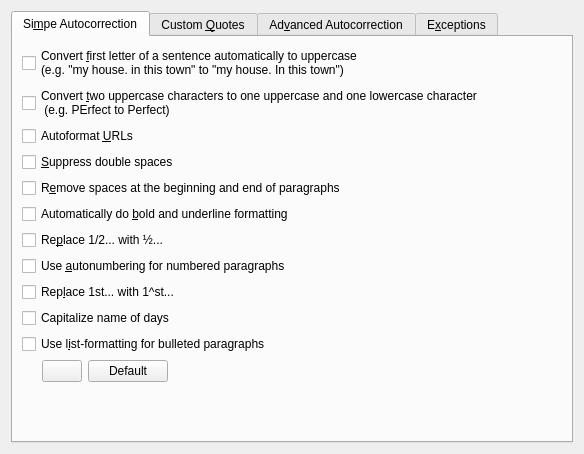
<ui version="4.0" >
 <class>AutocorrectConfig</class>
 <widget class="QWidget" name="AutocorrectConfig" >
  <property name="geometry" >
   <rect>
    <x>0</x>
    <y>0</y>
    <width>584</width>
    <height>454</height>
   </rect>
  </property>
  <property name="windowTitle" >
   <string>Autocorrection</string>
  </property>
  <layout class="QVBoxLayout" >
   <item>
    <widget class="QTabWidget" name="tabWidget" >
     <property name="currentIndex" >
      <number>0</number>
     </property>
     <widget class="QWidget" name="tab_1" >
      <attribute name="title" >
       <string>Si&amp;mpe Autocorrection</string>
      </attribute>
      <layout class="QVBoxLayout" >
       <item>
        <widget class="QCheckBox" name="upperCase" >
         <property name="whatsThis" >
          <string>Detect when a new sentence is started and always ensure that the first character is an uppercase character</string>
         </property>
         <property name="text" >
          <string>Convert &amp;first letter of a sentence automatically to uppercase
(e.g. "my house. in this town" to "my house. In this town")</string>
         </property>
        </widget>
       </item>
       <item>
        <widget class="QCheckBox" name="upperUpper" >
         <property name="toolTip" >
          <string/>
         </property>
         <property name="whatsThis" >
          <string>All words are checked for the common mistake of holding the shift key down a bit too long. If some words must have two uppercase characters, then those exceptions should be added in the 'Exceptions' tab.</string>
         </property>
         <property name="text" >
          <string>Convert &amp;two uppercase characters to one uppercase and one lowercase character
 (e.g. PErfect to Perfect)</string>
         </property>
        </widget>
       </item>
       <item>
        <widget class="QCheckBox" name="autoFormatUrl" >
         <property name="whatsThis" >
          <string>Detect when a URL (Uniform Resource Locator) is typed and provide formatting that matches the way an Internet browser would show a URL.</string>
         </property>
         <property name="text" >
          <string>Autoformat &amp;URLs</string>
         </property>
        </widget>
       </item>
       <item>
        <widget class="QCheckBox" name="ignoreDoubleSpace" >
         <property name="whatsThis" >
          <string>Make sure that more than one space cannot be typed, as this is a common mistake which is quite hard to find in formatted text.</string>
         </property>
         <property name="text" >
          <string>&amp;Suppress double spaces</string>
         </property>
        </widget>
       </item>
       <item>
        <widget class="QCheckBox" name="trimParagraphs" >
         <property name="whatsThis" >
          <string>Keep correct formatting and indenting of sentences by automatically removing spaces typed at the beginning and end of a paragraph.</string>
         </property>
         <property name="text" >
          <string>R&amp;emove spaces at the beginning and end of paragraphs</string>
         </property>
        </widget>
       </item>
       <item>
        <widget class="QCheckBox" name="autoChangeFormat" >
         <property name="whatsThis" >
          <string>When you use _underline_ or *bold*, the text between the underscores or asterisks will be converted to underlined or bold text.</string>
         </property>
         <property name="text" >
          <string>Automatically do &amp;bold and underline formatting</string>
         </property>
        </widget>
       </item>
       <item>
        <widget class="QCheckBox" name="autoReplaceNumber" >
         <property name="whatsThis" >
          <string>Most standard fraction notations will be converted when available</string>
         </property>
         <property name="text" >
          <string>Re&amp;place 1/2... with ½...</string>
         </property>
        </widget>
       </item>
       <item>
        <widget class="QCheckBox" name="useNumberStyle" >
         <property name="whatsThis" >
          <string>When typing '1)' or similar in front of a paragraph, automatically convert the paragraph to use that numbering style. This has the advantage that further paragraphs will also be numbered and the spacing is done correctly.</string>
         </property>
         <property name="text" >
          <string>Use &amp;autonumbering for numbered paragraphs</string>
         </property>
        </widget>
       </item>
       <item>
        <widget class="QCheckBox" name="autoSuperScript" >
         <property name="text" >
          <string>Rep&amp;lace 1st... with 1^st...</string>
         </property>
        </widget>
       </item>
       <item>
        <widget class="QCheckBox" name="capitalizeDaysName" >
         <property name="text" >
          <string>Capitalize name of days</string>
         </property>
        </widget>
       </item>
       <item>
        <widget class="QCheckBox" name="useBulletStyle" >
         <property name="whatsThis" >
          <string>When typing '*' or '-' in front of a paragraph, automatically convert the paragraph to use that list-style. Using a list-style formatting means that a correct bullet is used to draw the list.</string>
         </property>
         <property name="text" >
          <string>Use l&amp;ist-formatting for bulleted paragraphs</string>
         </property>
        </widget>
       </item>
       <item>
        <layout class="QHBoxLayout" >
         <property name="leftMargin" >
          <number>20</number>
         </property>
         <item>
          <widget class="QPushButton" name="bulletStyle" >
           <property name="sizePolicy" >
            <sizepolicy vsizetype="Fixed" hsizetype="Fixed" >
             <horstretch>0</horstretch>
             <verstretch>0</verstretch>
            </sizepolicy>
           </property>
           <property name="text" >
            <string/>
           </property>
          </widget>
         </item>
         <item>
          <widget class="QPushButton" name="defaultBulletStyle" >
           <property name="sizePolicy" >
            <sizepolicy vsizetype="Fixed" hsizetype="Fixed" >
             <horstretch>0</horstretch>
             <verstretch>0</verstretch>
            </sizepolicy>
           </property>
           <property name="text" >
            <string>Default</string>
           </property>
          </widget>
         </item>
         <item>
          <spacer>
           <property name="orientation" >
            <enum>Qt::Horizontal</enum>
           </property>
           <property name="sizeHint" >
            <size>
             <width>40</width>
             <height>20</height>
            </size>
           </property>
          </spacer>
         </item>
        </layout>
       </item>
       <item>
        <spacer>
         <property name="orientation" >
          <enum>Qt::Vertical</enum>
         </property>
         <property name="sizeHint" >
          <size>
           <width>20</width>
           <height>40</height>
          </size>
         </property>
        </spacer>
       </item>
      </layout>
     </widget>
     <widget class="QWidget" name="tab_2" >
      <attribute name="title" >
       <string>Custom &amp;Quotes</string>
      </attribute>
      <layout class="QGridLayout" >
       <item row="0" column="0" colspan="2" >
        <widget class="QCheckBox" name="typographicDoubleQuotes" >
         <property name="text" >
          <string>Replace &amp;double quotes with typographical quotes</string>
         </property>
        </widget>
       </item>
       <item row="1" column="0" >
        <layout class="QHBoxLayout" >
         <property name="spacing" >
          <number>0</number>
         </property>
         <property name="leftMargin" >
          <number>20</number>
         </property>
         <item>
          <widget class="QPushButton" name="doubleQuote1" >
           <property name="text" >
            <string/>
           </property>
          </widget>
         </item>
         <item>
          <widget class="QPushButton" name="doubleQuote2" >
           <property name="text" >
            <string/>
           </property>
          </widget>
         </item>
        </layout>
       </item>
       <item row="1" column="1" >
        <layout class="QHBoxLayout" >
         <item>
          <widget class="QPushButton" name="doubleDefault" >
           <property name="text" >
            <string>Default</string>
           </property>
          </widget>
         </item>
         <item>
          <spacer>
           <property name="orientation" >
            <enum>Qt::Horizontal</enum>
           </property>
           <property name="sizeHint" >
            <size>
             <width>40</width>
             <height>20</height>
            </size>
           </property>
          </spacer>
         </item>
        </layout>
       </item>
       <item row="2" column="0" colspan="2" >
        <widget class="QCheckBox" name="typographicSimpleQuotes" >
         <property name="text" >
          <string>Replace &amp;single quotes with typographical quotes</string>
         </property>
        </widget>
       </item>
       <item row="3" column="0" >
        <layout class="QHBoxLayout" >
         <property name="spacing" >
          <number>0</number>
         </property>
         <property name="leftMargin" >
          <number>20</number>
         </property>
         <item>
          <widget class="QPushButton" name="simpleQuote1" >
           <property name="text" >
            <string/>
           </property>
          </widget>
         </item>
         <item>
          <widget class="QPushButton" name="simpleQuote1_2" >
           <property name="text" >
            <string/>
           </property>
          </widget>
         </item>
        </layout>
       </item>
       <item row="3" column="1" >
        <layout class="QHBoxLayout" >
         <item>
          <widget class="QPushButton" name="simpleDefault" >
           <property name="text" >
            <string>Default</string>
           </property>
          </widget>
         </item>
         <item>
          <spacer>
           <property name="orientation" >
            <enum>Qt::Horizontal</enum>
           </property>
           <property name="sizeHint" >
            <size>
             <width>40</width>
             <height>20</height>
            </size>
           </property>
          </spacer>
         </item>
        </layout>
       </item>
       <item row="4" column="1" >
        <spacer>
         <property name="orientation" >
          <enum>Qt::Vertical</enum>
         </property>
         <property name="sizeHint" >
          <size>
           <width>20</width>
           <height>40</height>
          </size>
         </property>
        </spacer>
       </item>
      </layout>
     </widget>
     <widget class="QWidget" name="tab_3" >
      <attribute name="title" >
       <string>Ad&amp;vanced Autocorrection</string>
      </attribute>
      <layout class="QGridLayout" >
       <item row="0" column="0" colspan="2" >
        <layout class="QHBoxLayout" >
         <item>
          <widget class="QLabel" name="label" >
           <property name="text" >
            <string>Replacements and exceptions for language:</string>
           </property>
          </widget>
         </item>
         <item>
          <widget class="QComboBox" name="autoFormatLanguage" >
           <item>
            <property name="text" >
             <string>Default</string>
            </property>
           </item>
           <item>
            <property name="text" >
             <string>All Languages</string>
            </property>
           </item>
          </widget>
         </item>
        </layout>
       </item>
       <item row="1" column="0" >
        <widget class="QCheckBox" name="advancedAutocorrection" >
         <property name="text" >
          <string>&amp;Enable word replacement</string>
         </property>
        </widget>
       </item>
       <item row="2" column="0" >
        <widget class="QCheckBox" name="autoCorrectionWithFormat" >
         <property name="enabled" >
          <bool>false</bool>
         </property>
         <property name="text" >
          <string>Replace &amp;text with format</string>
         </property>
        </widget>
       </item>
       <item row="3" column="0" >
        <layout class="QHBoxLayout" >
         <item>
          <widget class="QLabel" name="findLabel" >
           <property name="text" >
            <string>&amp;Find</string>
           </property>
           <property name="buddy" >
            <cstring>find</cstring>
           </property>
          </widget>
         </item>
         <item>
          <widget class="QLineEdit" name="find" />
         </item>
         <item>
          <widget class="QToolButton" name="specialChar1" >
           <property name="text" >
            <string>...</string>
           </property>
          </widget>
         </item>
         <item>
          <widget class="QLabel" name="replaceLabel" >
           <property name="text" >
            <string>Re&amp;place</string>
           </property>
           <property name="buddy" >
            <cstring>replace</cstring>
           </property>
          </widget>
         </item>
         <item>
          <widget class="QLineEdit" name="replace" />
         </item>
         <item>
          <widget class="QToolButton" name="specialChar2" >
           <property name="text" >
            <string>...</string>
           </property>
          </widget>
         </item>
        </layout>
       </item>
       <item rowspan="2" row="3" column="1" >
        <layout class="QVBoxLayout" >
         <item>
          <widget class="QPushButton" name="addButton" >
           <property name="text" >
            <string>&amp;Add</string>
           </property>
          </widget>
         </item>
         <item>
          <widget class="QPushButton" name="removeButton" >
           <property name="text" >
            <string>Remove</string>
           </property>
          </widget>
         </item>
         <item>
          <widget class="QPushButton" name="changeFormat" >
           <property name="enabled" >
            <bool>false</bool>
           </property>
           <property name="text" >
            <string>C&amp;hange Format...</string>
           </property>
          </widget>
         </item>
         <item>
          <widget class="QPushButton" name="clearFormat" >
           <property name="enabled" >
            <bool>false</bool>
           </property>
           <property name="text" >
            <string>C&amp;lear Format</string>
           </property>
          </widget>
         </item>
         <item>
          <spacer>
           <property name="orientation" >
            <enum>Qt::Vertical</enum>
           </property>
           <property name="sizeHint" >
            <size>
             <width>20</width>
             <height>40</height>
            </size>
           </property>
          </spacer>
         </item>
        </layout>
       </item>
       <item row="4" column="0" >
        <widget class="QTableWidget" name="tableWidget" >
         <property name="editTriggers" >
          <set>QAbstractItemView::NoEditTriggers</set>
         </property>
         <property name="selectionMode" >
          <enum>QAbstractItemView::SingleSelection</enum>
         </property>
         <property name="selectionBehavior" >
          <enum>QAbstractItemView::SelectRows</enum>
         </property>
         <property name="sortingEnabled" >
          <bool>false</bool>
         </property>
         <property name="cornerButtonEnabled" >
          <bool>false</bool>
         </property>
         <column>
          <property name="text" >
           <string>Find</string>
          </property>
         </column>
         <column>
          <property name="text" >
           <string>Replace</string>
          </property>
         </column>
        </widget>
       </item>
      </layout>
     </widget>
     <widget class="QWidget" name="tab_4" >
      <attribute name="title" >
       <string>E&amp;xceptions</string>
      </attribute>
      <layout class="QGridLayout" >
       <item row="0" column="0" >
        <layout class="QVBoxLayout" >
         <item>
          <widget class="QLabel" name="label_4" >
           <property name="text" >
            <string>Do not treat as the end of a sentence:</string>
           </property>
          </widget>
         </item>
         <item>
          <widget class="QLineEdit" name="abbreviation" />
         </item>
         <item>
          <widget class="QListWidget" name="abbreviationList" >
           <property name="sizePolicy" >
            <sizepolicy vsizetype="Maximum" hsizetype="Expanding" >
             <horstretch>0</horstretch>
             <verstretch>0</verstretch>
            </sizepolicy>
           </property>
          </widget>
         </item>
         <item>
          <widget class="QCheckBox" name="autoinclude1" >
           <property name="text" >
            <string>Autoinclude</string>
           </property>
          </widget>
         </item>
        </layout>
       </item>
       <item row="0" column="1" >
        <layout class="QVBoxLayout" >
         <item>
          <widget class="QPushButton" name="add1" >
           <property name="text" >
            <string>&amp;Add</string>
           </property>
          </widget>
         </item>
         <item>
          <widget class="QPushButton" name="remove1" >
           <property name="text" >
            <string>R&amp;emove</string>
           </property>
          </widget>
         </item>
         <item>
          <spacer>
           <property name="orientation" >
            <enum>Qt::Vertical</enum>
           </property>
           <property name="sizeHint" >
            <size>
             <width>20</width>
             <height>40</height>
            </size>
           </property>
          </spacer>
         </item>
        </layout>
       </item>
       <item row="1" column="0" >
        <layout class="QVBoxLayout" >
         <item>
          <widget class="QLabel" name="label_5" >
           <property name="text" >
            <string>Accept two uppercase letters in:</string>
           </property>
          </widget>
         </item>
         <item>
          <widget class="QLineEdit" name="twoUpperLetter" />
         </item>
         <item>
          <widget class="QListWidget" name="twoUpperLetterList" >
           <property name="sizePolicy" >
            <sizepolicy vsizetype="Maximum" hsizetype="Expanding" >
             <horstretch>0</horstretch>
             <verstretch>0</verstretch>
            </sizepolicy>
           </property>
          </widget>
         </item>
         <item>
          <widget class="QCheckBox" name="autoinclude2" >
           <property name="text" >
            <string>Autoinclude</string>
           </property>
          </widget>
         </item>
        </layout>
       </item>
       <item row="1" column="1" >
        <layout class="QVBoxLayout" >
         <item>
          <widget class="QPushButton" name="add2" >
           <property name="text" >
            <string>A&amp;dd</string>
           </property>
          </widget>
         </item>
         <item>
          <widget class="QPushButton" name="remove2" >
           <property name="text" >
            <string>Remove</string>
           </property>
          </widget>
         </item>
         <item>
          <spacer>
           <property name="orientation" >
            <enum>Qt::Vertical</enum>
           </property>
           <property name="sizeHint" >
            <size>
             <width>20</width>
             <height>40</height>
            </size>
           </property>
          </spacer>
         </item>
        </layout>
       </item>
      </layout>
     </widget>
    </widget>
   </item>
  </layout>
 </widget>
 <resources/>
 <connections/>
</ui>
